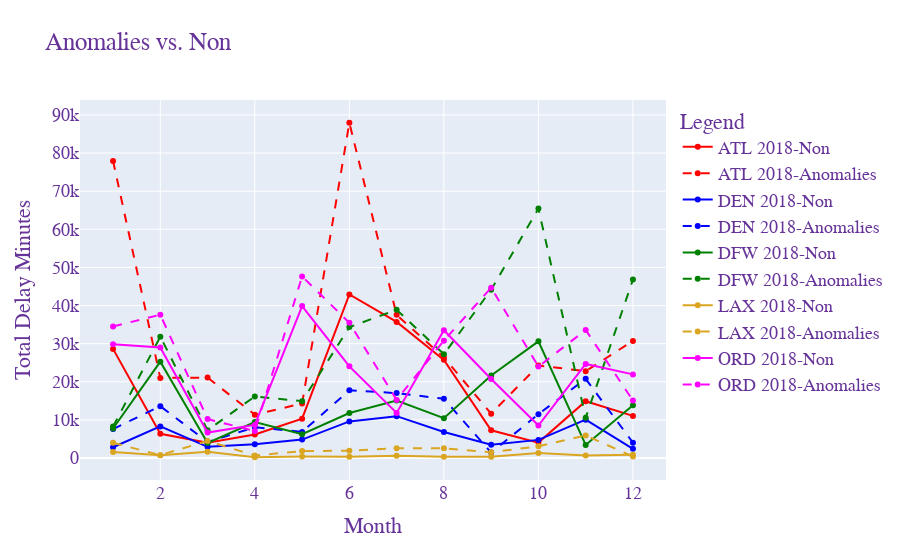

Notebook source saved alongside this figure:
### Code cell
get_line_graph_all(data)

### Figure 1 — Plotly figure (JSON) as saved in the notebook; plotly's stock layout.template omitted (floating-point values rounded to 4 significant figures)
{"data": [{"line": {"color": "red", "width": 2}, "name": "ATL 2018-Non", "type": "scatter", "x": [1, 2, 3, 4, 5, 6, 7, 8, 9, 10, 11, 12], "y": [28624, 6354, 4003, 6148, 10306, 42900, 35703, 25746, 7263, 4036, 14903, 11048]}, {"line": {"color": "red", "dash": "dash", "width": 2}, "name": "ATL 2018-Anomalies", "type": "scatter", "x": [1, 2, 3, 4, 5, 6, 7, 8, 9, 10, 11, 12], "y": [77937, 21009, 21100, 11352, 14295, 87947, 37555, 26379, 11625, 24262, 22775, 30712]}, {"line": {"color": "blue", "width": 2}, "name": "DEN 2018-Non", "type": "scatter", "x": [1, 2, 3, 4, 5, 6, 7, 8, 9, 10, 11, 12], "y": [2825, 8281, 2938, 3590, 4825, 9593, 10978, 6836, 3476, 4749, 10047, 2419]}, {"line": {"color": "blue", "dash": "dash", "width": 2}, "name": "DEN 2018-Anomalies", "type": "scatter", "x": [1, 2, 3, 4, 5, 6, 7, 8, 9, 10, 11, 12], "y": [7594, 13587, 4207, 8058, 6847, 17750, 17019, 15551, 1415, 11487, 20780, 4020]}, {"line": {"color": "green", "width": 2}, "name": "DFW 2018-Non", "type": "scatter", "x": [1, 2, 3, 4, 5, 6, 7, 8, 9, 10, 11, 12], "y": [7737, 25267, 3930, 9412, 6258, 11804, 15088, 10446, 21628, 30596, 3420, 13851]}, {"line": {"color": "green", "dash": "dash", "width": 2}, "name": "DFW 2018-Anomalies", "type": "scatter", "x": [1, 2, 3, 4, 5, 6, 7, 8, 9, 10, 11, 12], "y": [8240, 31832, 7295, 16150, 14904, 34334, 38878, 27233, 44154, 65423, 10542, 46801]}, {"line": {"color": "goldenrod", "width": 2}, "name": "LAX 2018-Non", "type": "scatter", "x": [1, 2, 3, 4, 5, 6, 7, 8, 9, 10, 11, 12], "y": [1575, 747, 1635, 196, 396, 324, 616, 346, 301, 1317, 645, 822]}, {"line": {"color": "goldenrod", "dash": "dash", "width": 2}, "name": "LAX 2018-Anomalies", "type": "scatter", "x": [1, 2, 3, 4, 5, 6, 7, 8, 9, 10, 11, 12], "y": [3984, 748, 4479, 666, 1805, 1926, 2549, 2553, 1496, 3065, 5912, 384]}, {"line": {"color": "magenta", "width": 2}, "name": "ORD 2018-Non", "type": "scatter", "x": [1, 2, 3, 4, 5, 6, 7, 8, 9, 10, 11, 12], "y": [29872, 29015, 6669, 8667, 39849, 24040, 11818, 33512, 20723, 8528, 24672, 21932]}, {"line": {"color": "magenta", "dash": "dash", "width": 2}, "name": "ORD 2018-Anomalies", "type": "scatter", "x": [1, 2, 3, 4, 5, 6, 7, 8, 9, 10, 11, 12], "y": [34497, 37589, 10216, 7061, 47633, 35472, 15230, 30781, 44669, 23971, 33578, 15074]}], "layout": {"font": {"color": "RebeccaPurple", "family": "Courier New, monospace", "size": 18}, "legend": {"title": {"text": "Legend"}}, "title": {"text": "Anomalies vs. Non"}, "xaxis": {"title": {"text": "Month"}}, "yaxis": {"title": {"text": "Total Delay Minutes"}}}}
